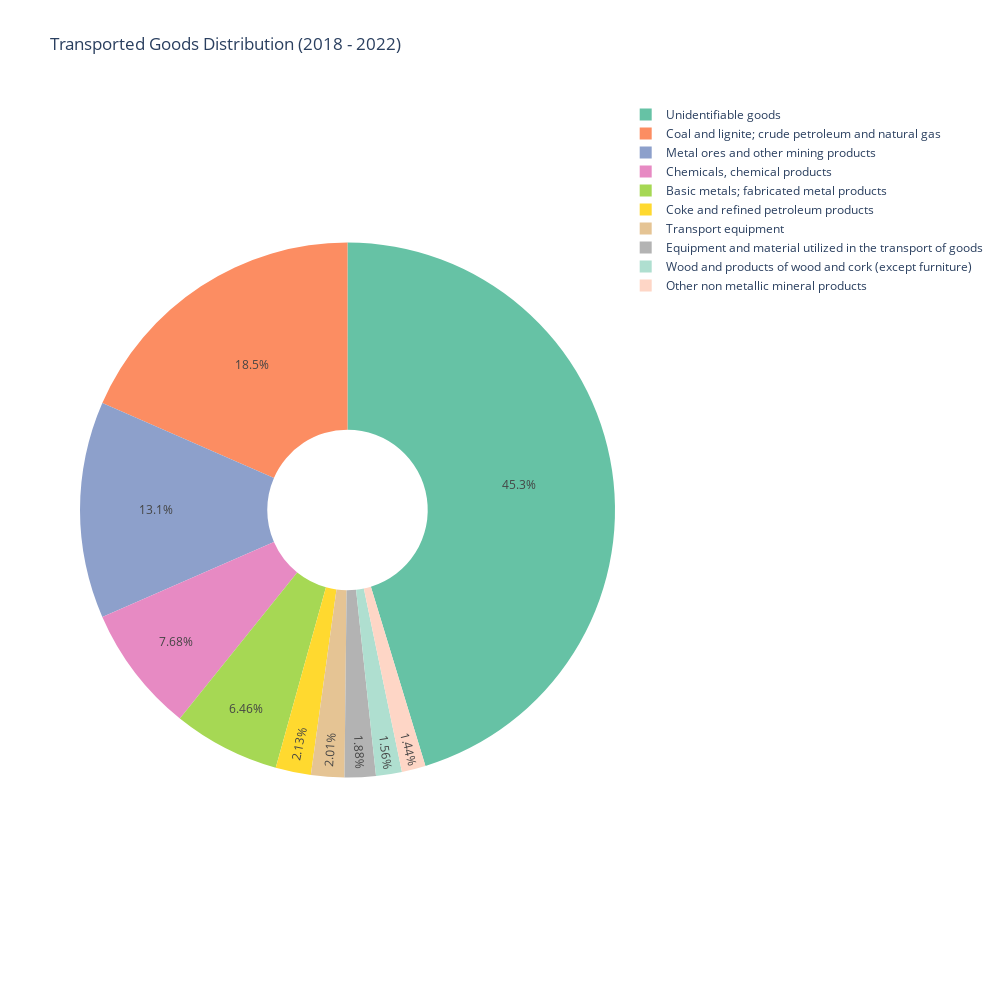

The code cell stored with this chart in its notebook:
### Code cell
import pandas as pd
import plotly.express as px

df = pd.read_csv('Rail Goods Transport 2015 - 2022.csv')  
df = df.loc[df['Goods Category'] != 'Total transported goods']

# Convert 'year' column to numeric for proper filtering
df['year'] = pd.to_numeric(df['year'], errors='coerce')

# Filter the data to include only the years 2018 to 2022
df = df[(df['year'] >= 2018) & (df['year'] <= 2022)]

df['amount'] = df['amount'].str.replace(',', '').astype(float)

# Aggregate the data to have the total amount per Goods Category
df_sum = df.groupby('Goods Category')['amount'].sum().reset_index()

# Filter out categories contributing less than 1%
total_amount = df_sum['amount'].sum()
df_sum = df_sum[df_sum['amount'] / total_amount >= 0.01]

# Define a custom color sequence
colors = px.colors.qualitative.Set2

# Creating a donut pie chart
fig = px.pie(df_sum, names='Goods Category', values='amount',
             title='Transported Goods Distribution (2018 - 2022)', 
             hole=0.3, color_discrete_sequence=colors)

# Update the layout if needed
fig.update_layout(
    height=1000,
    width=1000  
)

# Show the plot
fig.show()

### Figure 1 — Plotly figure (JSON) as saved in the notebook; plotly's stock layout.template omitted (floating-point values rounded to 4 significant figures)
{"data": [{"domain": {"x": [0, 1], "y": [0, 1]}, "hole": 0.3, "hovertemplate": "Goods Category=%{label}<br>amount=%{value}<extra></extra>", "labels": ["Basic metals; fabricated metal products", "Chemicals, chemical products", "Coal and lignite; crude petroleum and natural gas", "Coke and refined petroleum products", "Equipment and material utilized in the transport of goods", "Metal ores and other mining products", "Other non metallic mineral products", "Transport equipment", "Unidentifiable goods", "Wood and products of wood and cork (except furniture)"], "legendgroup": "", "name": "", "showlegend": true, "type": "pie", "values": [13429, 15965, 38381, 4438, 3911, 27239, 3001, 4179, 94216, 3251]}], "layout": {"height": 1000, "legend": {"tracegroupgap": 0}, "piecolorway": ["rgb(102,194,165)", "rgb(252,141,98)", "rgb(141,160,203)", "rgb(231,138,195)", "rgb(166,216,84)", "rgb(255,217,47)", "rgb(229,196,148)", "rgb(179,179,179)"], "title": {"text": "Transported Goods Distribution (2018 - 2022)"}, "width": 1000}}
